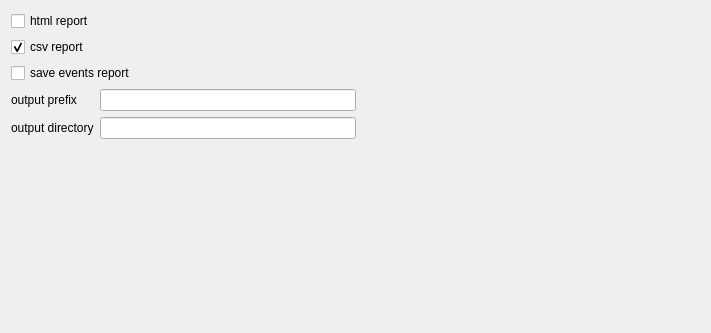
<?xml version="1.0" encoding="UTF-8"?>
<ui version="4.0">
 <class>EventSleepReportSettingsView</class>
 <widget class="QWidget" name="EventSleepReportSettingsView">
  <property name="geometry">
   <rect>
    <x>0</x>
    <y>0</y>
    <width>711</width>
    <height>333</height>
   </rect>
  </property>
  <property name="windowTitle">
   <string>Form</string>
  </property>
  <layout class="QGridLayout" name="gridLayout">
   <item row="0" column="0">
    <layout class="QVBoxLayout" name="verticalLayout">
     <item>
      <widget class="QCheckBox" name="html_checkBox">
       <property name="text">
        <string>html report</string>
       </property>
      </widget>
     </item>
     <item>
      <widget class="QCheckBox" name="csv_report_checkBox">
       <property name="text">
        <string>csv report</string>
       </property>
       <property name="checked">
        <bool>true</bool>
       </property>
      </widget>
     </item>
     <item>
      <widget class="QCheckBox" name="save_events_report_checkBox">
       <property name="text">
        <string>save events report</string>
       </property>
      </widget>
     </item>
     <item>
      <layout class="QFormLayout" name="formLayout">
       <item row="0" column="0">
        <widget class="QLabel" name="output_prefix_label">
         <property name="text">
          <string>output prefix</string>
         </property>
        </widget>
       </item>
       <item row="0" column="1">
        <widget class="QLineEdit" name="output_prefix_lineedit"/>
       </item>
       <item row="1" column="0">
        <widget class="QLabel" name="output_directory_label">
         <property name="text">
          <string>output directory</string>
         </property>
        </widget>
       </item>
       <item row="1" column="1">
        <widget class="QLineEdit" name="output_directory_lineEdit"/>
       </item>
      </layout>
     </item>
    </layout>
   </item>
   <item row="0" column="1">
    <spacer name="horizontalSpacer">
     <property name="orientation">
      <enum>Qt::Horizontal</enum>
     </property>
     <property name="sizeHint" stdset="0">
      <size>
       <width>340</width>
       <height>20</height>
      </size>
     </property>
    </spacer>
   </item>
   <item row="1" column="0">
    <spacer name="verticalSpacer">
     <property name="orientation">
      <enum>Qt::Vertical</enum>
     </property>
     <property name="sizeHint" stdset="0">
      <size>
       <width>20</width>
       <height>40</height>
      </size>
     </property>
    </spacer>
   </item>
  </layout>
 </widget>
 <resources/>
 <connections/>
</ui>
